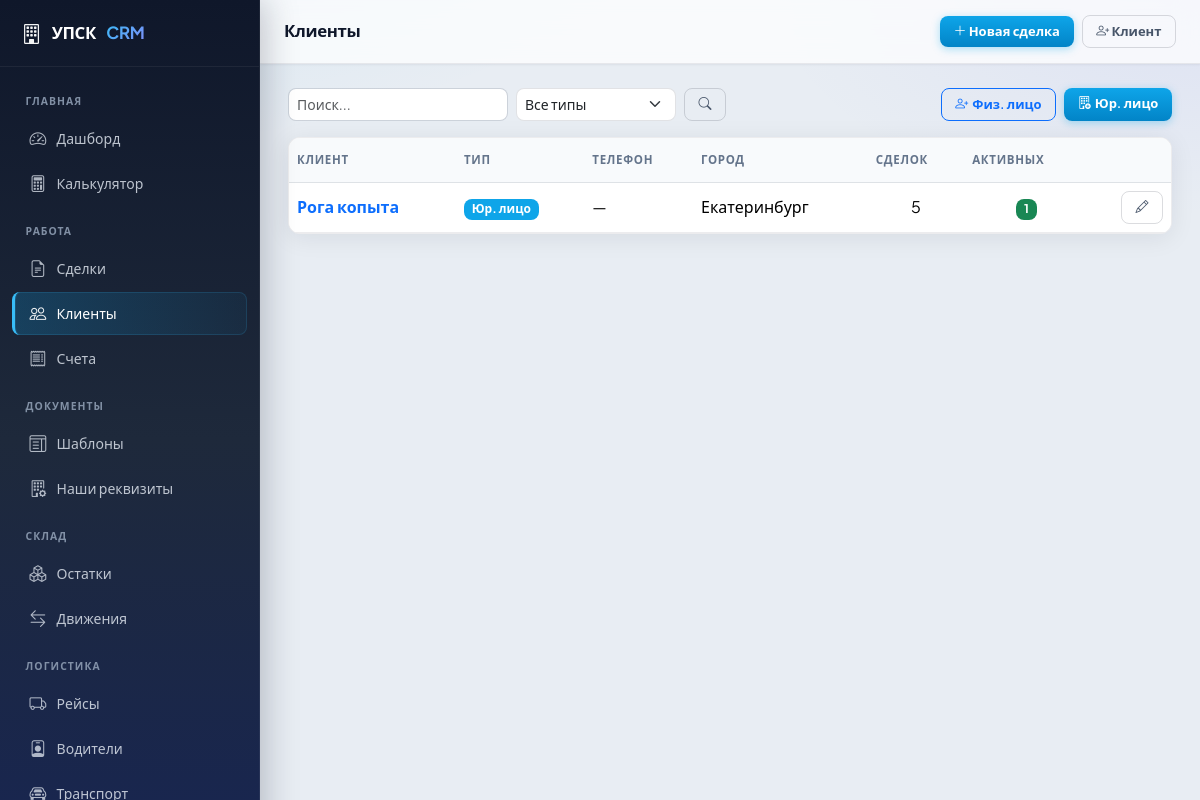
/clients/, run on the app's committed database.
### clients/models.py (models this page shows, shortened)
class Client(models.Model):
    CLIENT_TYPE_CHOICES = [
        ('individual', 'Физическое лицо'),
        ('company', 'Юридическое лицо'),
    ]
    client_type = models.CharField('Тип клиента', max_length=20, choices=CLIENT_TYPE_CHOICES, default='individual')
    name = models.CharField('Имя / Наименование', max_length=255)
    phone = models.CharField('Телефон', max_length=50, blank=True)
    email = models.EmailField('Email', blank=True)
    address = models.TextField('Адрес', blank=True)
    city = models.CharField('Город', max_length=100, default='Екатеринбург')
    notes = models.TextField('Примечания', blank=True)
    created_at = models.DateTimeField('Создан', auto_now_add=True)
    updated_at = models.DateTimeField('Обновлён', auto_now=True)
    passport_series = models.CharField('Серия паспорта', max_length=10, blank=True)
    passport_number = models.CharField('Номер паспорта', max_length=20, blank=True)
    passport_issued_by = models.CharField('Кем выдан', max_length=255, blank=True)
    passport_issued_date = models.DateField('Дата выдачи', null=True, blank=True)
    birth_date = models.DateField('Дата рождения', null=True, blank=True)
    registration_address = models.TextField('Адрес регистрации', blank=True)
    company_full_name = models.CharField('Полное наименование', max_length=500, blank=True)
    inn = models.CharField('ИНН', max_length=20, blank=True)
    kpp = models.CharField('КПП', max_length=20, blank=True)
    ogrn = models.CharField('ОГРН', max_length=20, blank=True)
    director = models.CharField('Руководитель (ФИО)', max_length=255, blank=True)
    director_short = models.CharField('Руководитель (И.О. Фамилия)', max_length=100, blank=True)
    director_title = models.CharField('Должность руководителя', max_length=100, default='Директор', blank=True)
    legal_address = models.TextField('Юридический адрес', blank=True)
    bank_name = models.CharField('Банк', max_length=255, blank=True)
    bank_account = models.CharField('Расчётный счёт', max_length=30, blank=True)
    bank_bik = models.CharField('БИК', max_length=20, blank=True)
    bank_corr_account = models.CharField('Корр. счёт', max_length=30, blank=True)
    class Meta:
        verbose_name = 'Клиент'
        verbose_name_plural = 'Клиенты'
        ordering = ['-created_at']
    @property
    def is_company(self):
        return self.client_type == 'company'
    @property
    def deals_count(self):
        return self.deals.count()
    @property
    def active_deals_count(self):
        return self.deals.filter(status__in=['rented', 'delivery', 'partial_return']).count()

### clients/views.py (the view)
# urls.py: path('', views.client_list, name='client_list'),
def client_list(request):
    qs = Client.objects.all()
    q = request.GET.get('q', '')
    client_type = request.GET.get('type', '')
    if q:
        qs = qs.filter(Q(name__icontains=q) | Q(phone__icontains=q) |
                       Q(inn__icontains=q) | Q(email__icontains=q))
    if client_type:
        qs = qs.filter(client_type=client_type)
    return render(request, 'clients/list.html', {
        'clients': qs, 'q': q, 'client_type': client_type,
        'page_title': 'Клиенты',
    })

### templates/clients/list.html (shortened to what this page needs)
{% extends "base.html" %}
{% block nav_clients %}active{% endblock %}
{% block content %}
<div class="d-flex justify-content-between align-items-center mb-3">
  <div class="d-flex gap-2">
    <form class="d-flex gap-2" method="get">
      <input type="search" class="form-control form-control-sm" name="q" value="{{ q }}" placeholder="Поиск..." style="width:220px">
      <select class="form-select form-select-sm" name="type" style="width:160px" onchange="this.form.submit()">
        <option value="">Все типы</option>
      </select>
      <button class="btn btn-sm btn-outline-secondary" type="submit"><i class="bi bi-search"></i></button>
    </form>
  </div>
  <div class="d-flex gap-2">
    <a href="{% url 'client_create' %}?type=individual" class="btn btn-sm btn-outline-primary"><i class="bi bi-person-plus me-1"></i>Физ. лицо</a>
    <a href="{% url 'client_create' %}?type=company" class="btn btn-sm btn-primary"><i class="bi bi-building-add me-1"></i>Юр. лицо</a>
  </div>
</div>
<div class="card">
  <div class="table-responsive">
    <table class="table table-hover align-middle mb-0">
      <thead>
        <tr><th>Клиент</th><th>Тип</th><th>Телефон</th><th>Город</th><th>Сделок</th><th>Активных</th><th></th></tr>
      </thead>
      <tbody>
        {% for client in clients %}
        <tr>
          <td>
            <a href="{% url 'client_detail' client.pk %}" class="fw-semibold text-decoration-none">{{ client.name }}</a>
          </td>
          <td>
            {% if client.is_company %}
              <span class="badge bg-primary">Юр. лицо</span>
            {% else %}
              <span class="badge bg-secondary">Физ. лицо</span>
            {% endif %}
          </td>
          <td>{{ client.phone|default:"—" }}</td>
          <td>{{ client.city }}</td>
          <td class="text-center">{{ client.deals_count }}</td>
          <td class="text-center">
            {% if client.active_deals_count %}
              <span class="badge bg-success">{{ client.active_deals_count }}</span>
            {% else %}—{% endif %}
          </td>
          <td class="text-end">
            <a href="{% url 'client_edit' client.pk %}" class="btn btn-sm btn-outline-secondary"><i class="bi bi-pencil"></i></a>
          </td>
        </tr>
        {% empty %}
        <tr><td colspan="7" class="text-center text-muted py-4">Клиентов не найдено</td></tr>
        {% endfor %}
      </tbody>
    </table>
  </div>
</div>
{% endblock %}

### static/css/app.css (style rules this page uses)
:root { --sidebar-width: 260px; --topbar-height: 64px; --radius-sm: 8px; --radius-md: 12px; --radius-lg: 16px; --shadow-sm: 0 1px 2px rgba(15, 23, 42, 0.06); --shadow-md: 0 4px 24px rgba(15, 23, 42, 0.08); --shadow-lg: 0 12px 40px rgba(15, 23, 42, 0.12); --surface: #ffffff; --surface-2: #f8fafc; --border: rgba(15, 23, 42, 0.08); --accent: #0ea5e9; --accent-hover: #0284c7; --sidebar-bg: linear-gradient(180deg, #0f172a 0%, #1e293b 48%, #172554 100%); --sidebar-border: rgba(255, 255, 255, 0.06); --text-muted-custom: #64748b; --body-bg: #e8edf3; --bs-body-font-family: "Plus Jakarta Sans", system-ui, -apple-system, "Segoe UI", Roboto, sans-serif; --bs-primary: #0ea5e9; --bs-primary-rgb: 14, 165, 233; --bs-link-color: #0284c7; --bs-border-radius: var(--radius-sm); --bs-card-border-radius: var(--radius-md); }
*, *::before, *::after { box-sizing: border-box; }
body { font-family: var(--bs-body-font-family); background: var(--body-bg); background-image: radial-gradient(ellipse 120% 80% at 0% -20%, rgba(14, 165, 233, 0.12), transparent 50%), radial-gradient(ellipse 80% 60% at 100% 0%, rgba(99, 102, 241, 0.08), transparent 45%); background-attachment: fixed; color: #0f172a; -webkit-font-smoothing: antialiased; }
.card { border: 1px solid var(--border); border-radius: var(--radius-md); box-shadow: var(--shadow-md); background: var(--surface); overflow: hidden; }
.table { --bs-table-hover-bg: rgba(14, 165, 233, 0.04); }
.table thead th { font-size: 0.72rem; font-weight: 700; text-transform: uppercase; letter-spacing: 0.06em; color: var(--text-muted-custom) !important; border-bottom-width: 1px; padding-top: 0.85rem; padding-bottom: 0.85rem; background: var(--surface-2); }
.table tbody td { vertical-align: middle; border-color: var(--border); }
.btn { font-weight: 600; border-radius: var(--radius-sm); padding: 0.45rem 1rem; }
.btn-primary { background: linear-gradient(180deg, #0ea5e9 0%, #0284c7 100%); border: none; box-shadow: 0 2px 8px rgba(14, 165, 233, 0.35); }
.btn-sm { padding: 0.35rem 0.85rem; font-size: 0.8125rem; }
.btn-outline-secondary { border-color: rgba(15, 23, 42, 0.15); color: #475569; }
.form-control, .form-select { border-radius: var(--radius-sm); border-color: rgba(15, 23, 42, 0.12); }

### data on the page
Client: name "Рога копыта", client_type "Юр. лицо", phone "—", city "Екатеринбург", deals_count "5", active_deals_count "1"

### other printed values
{{ page_title|default:"" }} "Клиенты"
